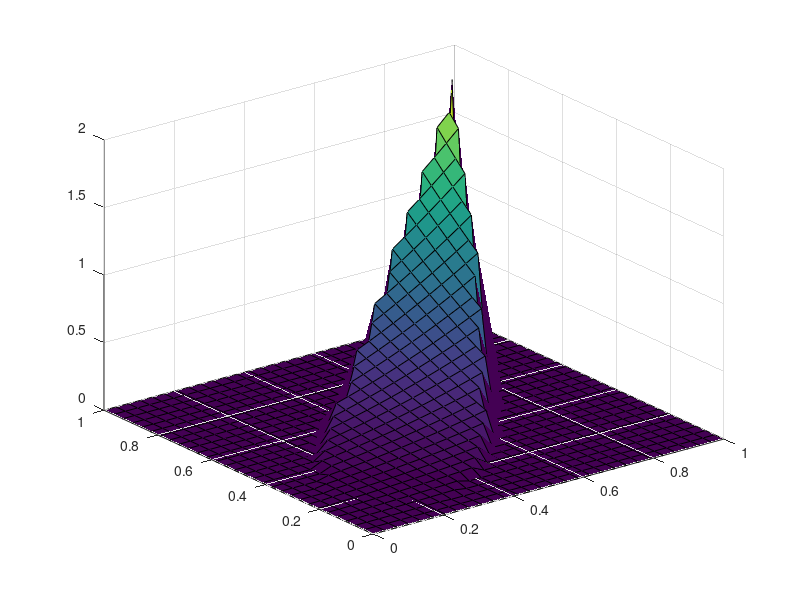

Write the MATLAB code that produced this figure.
% multiint
% double integral using dblquad
addpath(pwd);
function z = f(x,y)
  z=x.^2.*y+ 2*y;
end

dblquad('f', 0, 2, -1, 3)

printf('Double integral');
function z = g(x,y)
  z = (x.^2.*y + y.^2.*x) .* ((y > x.^2)&(y< sqrt(x)));
end

dblquad('g', 0, 1, 0, 1)

x= linspace(0,1,30);
y = x;
[X Y] = meshgrid(x, y);
Z = g(X, Y);
surf(X, Y, Z); 